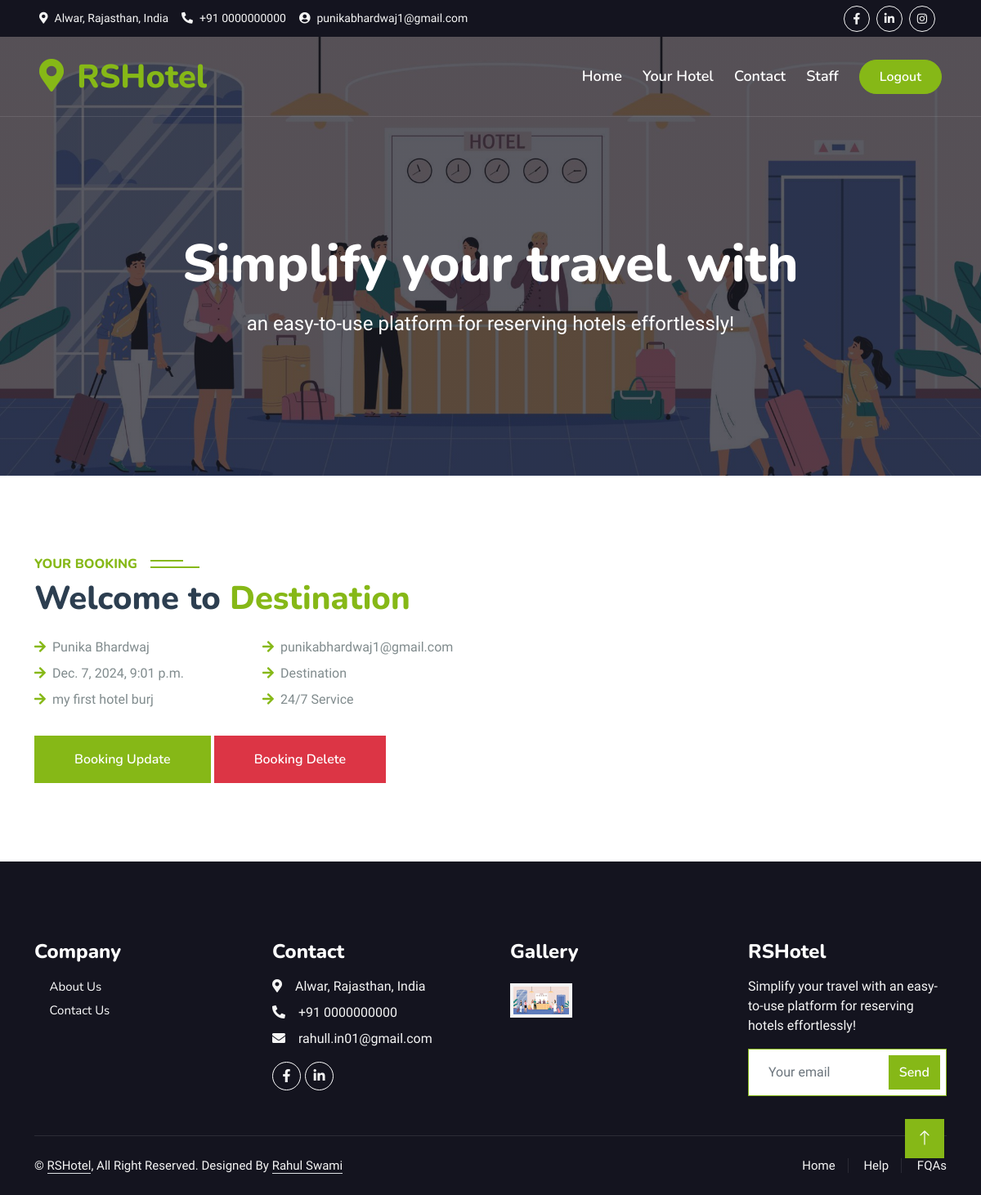
The app's page /your/hotel/ (signed in) with its own data.
### home/models.py (models this page shows, shortened)
class HotelBooking(models.Model):
    user = models.ForeignKey(User, on_delete=models.CASCADE, null=True, blank=True)
    fullname = models.CharField(max_length=100)
    email = models.EmailField(max_length=254)
    datetime = models.DateTimeField(auto_now_add=True)
    destination = models.CharField(max_length=300)
    message = models.TextField()

### home/views.py (the view)
# urls.py: path('your/hotel/', yourhotel , name='yourhotel'),
@login_required(login_url='login')
def yourhotel(request):
    hotelbook = HotelBooking.objects.filter(user=request.user)
    return render(request, 'yourhotel.html',{'hotelbook':hotelbook})

### home/templates/yourhotel.html
{% extends "base.html" %}
{% block contant %}
<div class="container-xxl py-5">
    <div class="container">
        <div class="row g-5">
            {% if hotelbook %}
            {% for i in hotelbook %}
            <div class="col-lg-6 wow fadeInUp" data-wow-delay="0.3s">
                <h6 class="section-title bg-white text-start text-primary pe-3">Your Booking</h6>
                <h1 class="mb-4">Welcome to <span class="text-primary">{{i.destination}}</span></h1>
                <div class="row gy-2 gx-4 mb-4">
                    <div class="col-sm-6">
                        <p class="mb-0"><i class="fa fa-arrow-right text-primary me-2"></i>{{i.fullname}}</p>
                    </div>
                    <div class="col-sm-6">
                        <p class="mb-0"><i class="fa fa-arrow-right text-primary me-2"></i>{{i.email}}</p>
                    </div>
                    <div class="col-sm-6">
                        <p class="mb-0"><i class="fa fa-arrow-right text-primary me-2"></i>{{i.datetime}}</p>
                    </div>
                    <div class="col-sm-6">
                        <p class="mb-0"><i class="fa fa-arrow-right text-primary me-2"></i>{{i.destination}}</p>
                    </div>
                    <div class="col-sm-6">
                        <p class="mb-0"><i class="fa fa-arrow-right text-primary me-2"></i>{{i.message}}</p>
                    </div>
                    <div class="col-sm-6">
                        <p class="mb-0"><i class="fa fa-arrow-right text-primary me-2"></i>24/7 Service</p>
                    </div>
                </div>
                <a class="btn btn-primary py-3 px-5 mt-2" href="{% url 'update_booking' i.id %}">Booking Update</a>
                <a class="btn btn-danger py-3 px-5 mt-2" href="{% url 'delete_booking' i.id %}">Booking Delete</a>
            </div>
            {% endfor %}
            {% else %}
                <p>No bookings found.</p>
            {% endif %}
        </div>
    </div>
</div>
{% endblock %}

### home/templates/base.html (shortened to what this page needs)
{% load static %}
<!DOCTYPE html>
<html lang="en">
<head>
    <link href="https://cdnjs.cloudflare.com/ajax/libs/font-awesome/5.10.0/css/all.min.css" rel="stylesheet">
    <link href="https://cdn.jsdelivr.net/npm/bootstrap-icons@1.4.1/font/bootstrap-icons.css" rel="stylesheet">
    <link href="{% static 'lib/animate/animate.min.css' %}" rel="stylesheet">
    <link href="{% static 'lib/owlcarousel/assets/owl.carousel.min.css' %}" rel="stylesheet">
    <link href="{% static 'lib/tempusdominus/css/tempusdominus-bootstrap-4.min.css' %}" rel="stylesheet" />
    <link href="{% static '/css/bootstrap.min.css' %}" rel="stylesheet">
    <link href="{% static '/css/style.css' %}" rel="stylesheet">
</head>
<body>
    <div class="container-fluid bg-dark px-5 d-none d-lg-block">
        <div class="row gx-0">
            <div class="col-lg-8 text-center text-lg-start mb-2 mb-lg-0">
                <div class="d-inline-flex align-items-center" style="height: 45px;">
                    <small class="me-3 text-light"><i class="fa fa-map-marker-alt me-2"></i>Alwar, Rajasthan, India</small>
                    <small class="me-3 text-light"><i class="fa fa-phone-alt me-2"></i>+91 0000000000</small>
                    <small class="text-light"><i class="fa fa-user-circle me-2"></i>{{request.user.username}}</small>
                </div>
            </div>
            <div class="col-lg-4 text-center text-lg-end">
                <div class="d-inline-flex align-items-center" style="height: 45px;">
                    <a class="btn btn-sm btn-outline-light btn-sm-square rounded-circle me-2" href=""><i class="fab fa-facebook-f fw-normal"></i></a>
                    <a class="btn btn-sm btn-outline-light btn-sm-square rounded-circle me-2" href=""><i class="fab fa-linkedin-in fw-normal"></i></a>
                    <a class="btn btn-sm btn-outline-light btn-sm-square rounded-circle me-2" href=""><i class="fab fa-instagram fw-normal"></i></a>
                </div>
            </div>
        </div>
    </div>
    <div class="container-fluid position-relative p-0">
        <nav class="navbar navbar-expand-lg navbar-light px-4 px-lg-5 py-3 py-lg-0">
            <a href="" class="navbar-brand p-0">
                <h1 class="text-primary m-0"><i class="fa fa-map-marker-alt me-3"></i>RSHotel</h1>
            </a>
            <div class="collapse navbar-collapse" id="navbarCollapse">
                <div class="navbar-nav ms-auto py-0">
                    <a href="/" class="nav-item nav-link">Home</a>
                    <a href="{% url 'yourhotel' %}" class="nav-item nav-link">Your Hotel</a>
                    <a href="{% url 'contact' %}" class="nav-item nav-link">Contact</a>
                    <a href="/rshotelstaff/" class="nav-item nav-link">Staff</a>
                </div>
                <a href="{% url 'logout' %}" class="btn btn-primary rounded-pill py-2 px-4">Logout</a>
            </div>
        </nav>
        <div class="container-fluid bg-primary py-5 mb-5 hero-header">
            <div class="container py-5">
                <div class="row justify-content-center py-5">
                    <div class="col-lg-10 pt-lg-5 mt-lg-5 text-center">
                        <h1 class="display-3 text-white mb-3 animated slideInDown">Simplify your travel with </h1>
                        <p class="fs-4 text-white mb-4 animated slideInDown">an easy-to-use platform for reserving hotels effortlessly!</p>
                    </div>
                </div>
            </div>
        </div>
    </div>
{% block contant %}
{% endblock %}
      <div class="container-fluid bg-dark text-light footer pt-5 mt-5 wow fadeIn" data-wow-delay="0.1s">
        <div class="container py-5">
            <div class="row g-5">
                <div class="col-lg-3 col-md-6">
                    <h4 class="text-white mb-3">Company</h4>
                    <a class="btn btn-link" href="">About Us</a>
                    <a class="btn btn-link" href="">Contact Us</a>
                </div>
                <div class="col-lg-3 col-md-6">
                    <h4 class="text-white mb-3">Contact</h4>
                    <p class="mb-2"><i class="fa fa-map-marker-alt me-3"></i>Alwar, Rajasthan, India</p>
                    <p class="mb-2"><i class="fa fa-phone-alt me-3"></i>+91 0000000000</p>
                    <p class="mb-2"><i class="fa fa-envelope me-3"></i>rahull.in01@gmail.com</p>
                    <div class="d-flex pt-2">
                        <a class="btn btn-outline-light btn-social" href=""><i class="fab fa-facebook-f"></i></a>
                        <a class="btn btn-outline-light btn-social" href=""><i class="fab fa-linkedin-in"></i></a>
                    </div>
                </div>
                <div class="col-lg-3 col-md-6">
                    <h4 class="text-white mb-3">Gallery</h4>
                    <div class="row g-2 pt-2">
                        <div class="col-4">
                            <img class="img-fluid bg-light p-1" src="{% static '/img/bg-hero.jpg' %}" alt="">
                        </div>
                    </div>
                </div>
                <div class="col-lg-3 col-md-6">
                    <h4 class="text-white mb-3">RSHotel</h4>
                    <p>Simplify your travel with an easy-to-use platform for reserving hotels effortlessly!</p>
                    <div class="position-relative mx-auto" style="max-width: 400px;">
                        <input class="form-control border-primary w-100 py-3 ps-4 pe-5" type="text" placeholder="Your email">
                        <button type="button" class="btn btn-primary py-2 position-absolute top-0 end-0 mt-2 me-2">Send</button>
                    </div>
                </div>
            </div>
        </div>
        <div class="container">
            <div class="copyright">
                <div class="row">
                    <div class="col-md-6 text-center text-md-start mb-3 mb-md-0">
                        &copy; <a class="border-bottom" href="#">RSHotel</a>, All Right Reserved.
                        Designed By <a class="border-bottom" href="">Rahul Swami</a>
                    </div>
                    <div class="col-md-6 text-center text-md-end">
                        <div class="footer-menu">
                            <a href="/">Home</a>
                            <a href="/">Help</a>
                            <a href="/">FQAs</a>
                        </div>
                    </div>
                </div>
            </div>
        </div>
    </div>
    <a href="#" class="btn btn-lg btn-primary btn-lg-square back-to-top"><i class="bi bi-arrow-up"></i></a>
</body>
</html>

### home/static/css/style.css (style rules this page uses)
:root { --primary: #86B817; --secondary: #FE8800; --light: #F5F5F5; --dark: #14141F; }
.back-to-top { position: fixed; display: none; right: 45px; bottom: 45px; z-index: 99; }
.btn { font-family: 'Nunito', sans-serif; font-weight: 600; transition: .5s; }
.btn.btn-primary, .btn.btn-secondary { color: #FFFFFF; }
.btn-sm-square { width: 32px; height: 32px; }
.btn-lg-square { width: 48px; height: 48px; }
.btn-square, .btn-sm-square, .btn-lg-square { padding: 0; display: flex; align-items: center; justify-content: center; font-weight: normal; border-radius: 0px; }
.navbar-light .navbar-nav .nav-link { font-family: 'Nunito', sans-serif; position: relative; margin-right: 25px; padding: 35px 0; color: #FFFFFF !important; font-size: 18px; font-weight: 600; outline: none; transition: .5s; }
@media (min-width: 992px) { .navbar-light { position: absolute; width: 100%; top: 0; left: 0; border-bottom: 1px solid rgba(256, 256, 256, .1); z-index: 999; } }
@media (min-width: 992px) { .navbar-light .navbar-nav .nav-link::before { position: absolute; content: ""; width: 0; height: 2px; bottom: -1px; left: 50%; background: var(--primary); transition: .5s; } }
.hero-header { background: linear-gradient(rgba(20, 20, 31, .7), rgba(20, 20, 31, .7)), url(../img/bg-hero.jpg); background-position: center center; background-repeat: no-repeat; background-size: cover; }
.section-title { position: relative; display: inline-block; text-transform: uppercase; }
.section-title::before { position: absolute; content: ""; width: calc(100% + 80px); height: 2px; top: 4px; left: -40px; background: var(--primary); z-index: -1; }
.section-title::after { position: absolute; content: ""; width: calc(100% + 120px); height: 2px; bottom: 5px; left: -60px; background: var(--primary); z-index: -1; }
.section-title.text-start::before { width: calc(100% + 40px); left: 0; }
.section-title.text-start::after { width: calc(100% + 60px); left: 0; }
.footer .btn.btn-social { margin-right: 5px; width: 35px; height: 35px; display: flex; align-items: center; justify-content: center; color: var(--light); font-weight: normal; border: 1px solid #FFFFFF; border-radius: 35px; transition: .3s; }
.footer .btn.btn-link { display: block; margin-bottom: 5px; padding: 0; text-align: left; color: #FFFFFF; font-size: 15px; font-weight: normal; text-transform: capitalize; transition: .3s; }
.footer .btn.btn-link::before { position: relative; content: "\f105"; font-family: "Font Awesome 5 Free"; font-weight: 900; margin-right: 10px; }
.footer .copyright { padding: 25px 0; font-size: 15px; border-top: 1px solid rgba(256, 256, 256, .1); }
.footer .copyright a { color: var(--light); }
.footer .footer-menu a { margin-right: 15px; padding-right: 15px; border-right: 1px solid rgba(255, 255, 255, .1); }
.footer .footer-menu a:last-child { margin-right: 0; padding-right: 0; border-right: none; }

### records on screen
HotelBooking: destination "Destination", fullname "Punika Bhardwaj", email "punikabhardwaj1@gmail.com", datetime "Dec. 7, 2024, 9:01 p.m.", message "my first hotel burj"

### other values on screen
{{ request.user.username }} "punikabhardwaj1@gmail.com"
